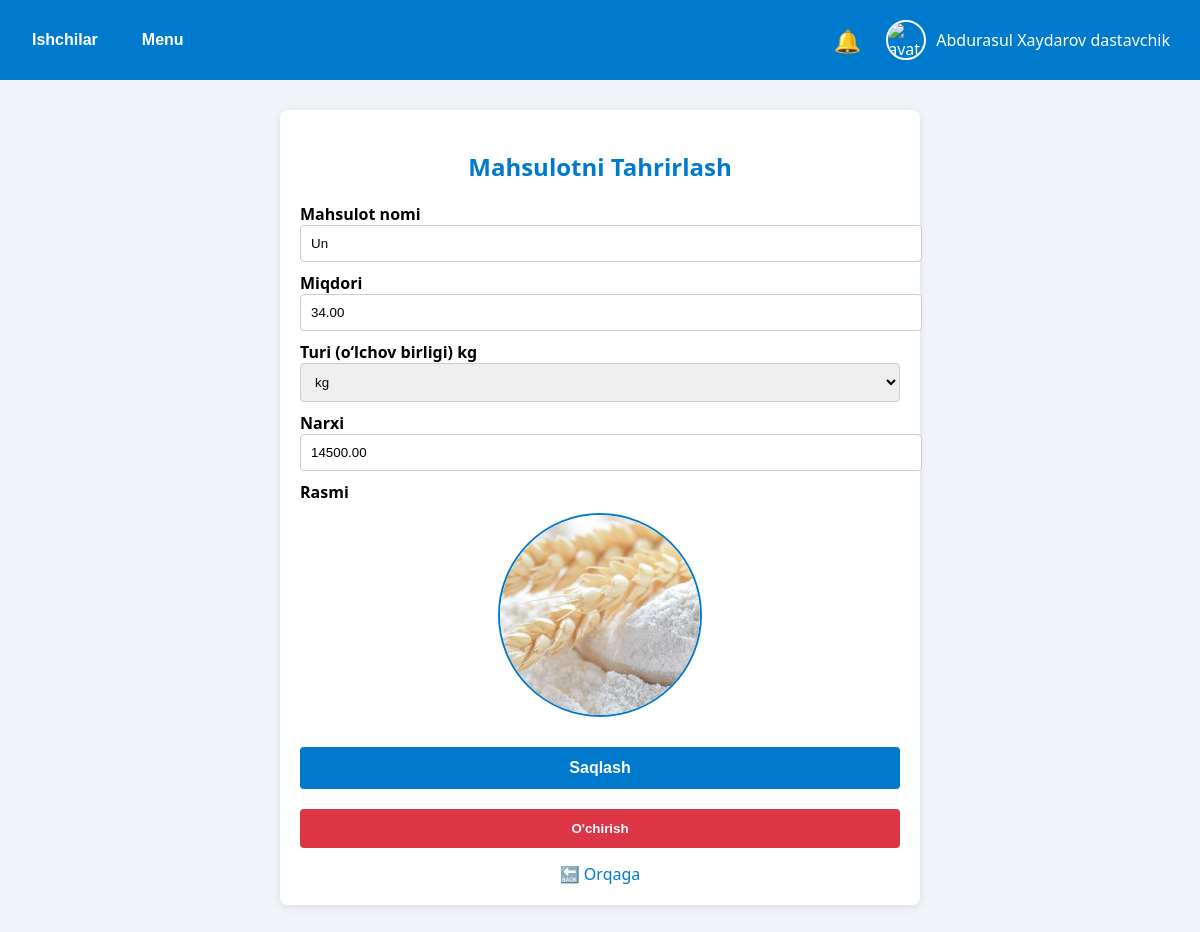
Screenshot of /product/1/ (signed in) with the database file from the repository.
### main/models.py (models this page shows, shortened)
class User(AbstractUser):
    id = models.BigAutoField(primary_key=True)
    USER_TYPES = (
        ('pazanda', 'Pazanda'),
        ('yetkazib_beruvchi', 'Yetkazib Beruvchi'),
        ('ega', 'Ega'),
    )
    login=models.CharField(max_length=255, blank=True, null=True)
    password = models.CharField(max_length=255, blank=True, null=True)
    tuliq_ismi = models.CharField(max_length=255, blank=True, null=True)
    type = models.CharField(max_length=20, choices=USER_TYPES)
    token = models.CharField(max_length=255, blank=True, null=True)
    tg_id = models.CharField(max_length=100, blank=True, null=True)
    tel_raqami = models.CharField(max_length=100, blank=True, null=True)
    is_active = models.BooleanField(default=True)
    @property
    def rasmi(self):
        if self.type == 'yetkazib_beruvchi':
            try:
                return YetkazibBeruvchi.objects.get(user=self).rasmi.url
            except YetkazibBeruvchi.DoesNotExist:
                return None
        elif self.type == 'pazanda':
            try:
                return Pazanda.objects.get(user=self).rasmi.url
            except Pazanda.DoesNotExist:
                return None
        return None

class Mahsulot(models.Model):
    nomi = models.CharField(max_length=255)
    rasmi = models.ImageField(upload_to='mahsulotlar/')
    narxi = models.DecimalField(max_digits=10, decimal_places=2)
    turi = models.ForeignKey(MahsulotTuri, on_delete=models.CASCADE)
    miqdori = models.FloatField(default=0)

class MahsulotTuri(models.Model):
    nomi = models.CharField(max_length=100)  # kg, dona, l
    def __str__(self):
        return self.nomi

### main/views.py (the view, shortened to what this page needs)
# urls.py: path('product/<int:mahsulot_id>/', seemahsulot, name='seeproduct'),
@login_required(login_url='login')
def seemahsulot(request, mahsulot_id):
    mahsulot = Mahsulot.objects.get(id=mahsulot_id)
    turs=MahsulotTuri.objects.all()
    return render(request, 'seemahsulot.html', {'mahsulot': mahsulot,'turs':turs})

### main/templates/seemahsulot.html (shortened to what this page needs)
{% extends 'egabase.html' %}
{% load static %}
{% block content %}
<div style="max-width: 600px; margin: 30px auto; background: #fff; padding: 20px; border-radius: 8px; box-shadow: 0 2px 10px rgba(0,0,0,0.1);">
    <h2 style="color: #007acc; text-align: center; margin-bottom: 20px;">Mahsulotni Tahrirlash</h2>
    <form method="POST" enctype="multipart/form-data">
        <label for="nomi" style="font-weight: bold;">Mahsulot nomi</label>
        <input type="text" id="nomi" name="nomi" value="{{ mahsulot.nomi }}" required
               style="width: 100%; padding: 10px; margin-bottom: 10px; border: 1px solid #ccc; border-radius: 4px;">
        <label for="miqdori" style="font-weight: bold;">Miqdori</label>
        <input type="number" id="miqdori" name="miqdori" value="{{ mahsulot.miqdori }}" required
               style="width: 100%; padding: 10px; margin-bottom: 10px; border: 1px solid #ccc; border-radius: 4px;">
        <label for="turi" style="font-weight: bold;">Turi (o‘lchov birligi) {{ mahsulot.turi }}  </label>
       <select id="turi" name="turi" required
               style="width: 100%; padding: 10px; margin-bottom: 10px; border: 1px solid #ccc; border-radius: 4px;">
               {% for tur in turs%}
               <option value="{{ tur.nomi }}" {%  if mahsulot.turi.nomi == tur.nomi %} selected  {% endif %} >{{ tur.nomi }}</option>
               {% endfor %}
               </select>
        <label for="narxi" style="font-weight: bold;">Narxi</label>
        <input type="number" id="narxi" name="narxi" value="{{ mahsulot.narxi }}" step="0.01" required
               style="width: 100%; padding: 10px; margin-bottom: 10px; border: 1px solid #ccc; border-radius: 4px;">
        <label for="rasmi_input" style="display: block; font-weight: bold;">Rasmi</label>
        <img src="{% if mahsulot.rasmi %}{{ mahsulot.rasmi.url }}{% else %}{% static 'images/default_product.jpg' %}{% endif %}"
             alt="Mahsulot rasmi"
             id="preview-rasm"
             style="width: 200px; height: 200px; object-fit: cover; border-radius: 50%; border: 2px solid #007acc; margin: 10px auto; display: block; cursor: pointer;">
        <button type="submit"
                style="margin-top: 20px; width: 100%; padding: 12px; background: #007acc; color: #fff; border: none; border-radius: 4px; font-size: 16px; font-weight: bold; cursor: pointer;">
            Saqlash
        </button>
        <a href="{% url 'delprdct' mahsulot.id %}" >
            <button type="button"
                    style="margin-top: 20px;  width: 100%; padding: 12px; background-color: #dc3545; color: white; border: none; border-radius: 4px; font-weight: bold; cursor: pointer;"
            >
                O'chirish
            </button>
        </a>
    </form>
    <a href="{% url 'main' %}" style="display: inline-block; margin-top: 15px; text-align: center; width: 100%; text-decoration: none; color: #007acc;">
        🔙 Orqaga
    </a>
</div>
{% endblock %}

### main/templates/egabase.html (shortened to what this page needs)
<!DOCTYPE html>
{% load static %}
<html lang="uz">
<head>
</head>
<body>
<header>
    <div class="left-nav">
        <div class="nav-group">
            <button class="nav-toggle">Ishchilar</button>
        </div>
        <div class="nav-group">
            <button class="nav-toggle">Menu</button>
        </div>
    </div>
    <div class="right-nav">
        <a href="{% url 'main' %}" class="notif-icon">🔔</a>
        <div class="profile-wrapper">
            <div class="profile">
                <img src="{% if request.user.rasmi %}{{ request.user.rasmi.url }}{% else %}{% static 'images/default_avatar.jpg' %}{% endif %}" alt="avatar">
                <span class="profile-name">{{ request.user.tuliq_ismi }}</span>
            </div>
        </div>
    </div>
</header>
{% block content %}{% endblock %}
</body>
</html>

### main/templates/egabase.html (style rules this page uses)
body { margin: 0; font-family: 'Segoe UI', Tahoma, Geneva, Verdana, sans-serif; background-color: #f1f4f8; }
header { background-color: #007acc; color: white; padding: 15px 20px; display: flex; justify-content: space-between; align-items: center; flex-wrap: wrap; }
.left-nav { display: flex; gap: 20px; flex-wrap: wrap; }
.nav-group { position: relative; }
.nav-toggle { background: none; border: none; color: white; font-weight: bold; cursor: pointer; font-size: 16px; padding: 8px 12px; border-radius: 4px; transition: background-color 0.2s; }
.right-nav { display: flex; align-items: center; gap: 15px; }
.notif-icon { font-size: 22px; cursor: pointer; transition: color 0.2s; color: white; text-decoration: none; }
.profile-wrapper { position: relative; display: inline-block; }
.profile { display: inline-flex; align-items: center; gap: 10px; cursor: pointer; padding: 5px 10px; }
.profile img { width: 36px; height: 36px; border-radius: 50%; object-fit: cover; border: 2px solid #fff; }
.profile-name { color: white; text-decoration: none; font-weight: 500; white-space: nowrap; }

### rows the page displays
User: user.tuliq_ismi "Abdurasul Xaydarov dastavchik"
Mahsulot: nomi "Un", miqdori "34.00", turi "kg", narxi "14500.00", rasmi (picture)
